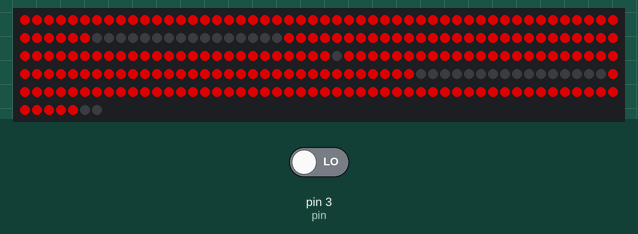
Simulated run of this sketch. Board: Arduino Uno, built with avr-gcc and run on an emulated ATmega328P. Parts: 257 RGB LEDs in strip order, left to right, continuing on the next row. The test bench sets the inputs (shaded band); at power-on: pin 3 (pin) LOW. Dim RGB values are drawn brighter than linear.

Above: at 20.6 s.

The sketch:

SpeedyTempo03.11.22.ino
```cpp
#include <FastLED.h>

#define LED_PIN     7
#define NUM_LEDS    257

CRGB leds[NUM_LEDS];

int DELAYVAL = 50;


int v,vmax, ontime, offtime;
int pin = 3;
int max;
int speedarray[10];


void setup() {
  FastLED.addLeds<WS2812B, LED_PIN, GRB>(leds, NUM_LEDS);
  Serial.begin(115200);
  pinMode(pin, INPUT);
}

void loop() {
{unsigned long T;                             // Periodendauer in us
 int f;                                       // Frequenz in MHz
 vmax=0;                                       //

 for(int i = 0; i <=9; i++) {

 ontime = pulseIn(pin, HIGH);
 offtime = pulseIn(pin, LOW);
 T = ontime + offtime;
 f= 1000000/T;           // f=1/T
 v=f/44.0;     // 24 GHz Radar
 speedarray[i] = v;

 }
 for(int i = 0; i <= 9; i++) {
   if(speedarray[i] > max)
   {
      max = speedarray[i];
    delay(100);
    Serial.print(max);
    Serial.println("KM/H");
   }
 }
 delay(500);


// LED ausführen
  switchCase();
  FastLED.show();
  delay(DELAYVAL);
 }
}

void switchCase() {
int LINKS = 0;
int RECHTS = 0;

max = LINKS;
max = RECHTS;

LINKS  = max/10;
RECHTS = max%10;

 switch (LINKS) {
  case 0:
     for(int i=0; i<=55; i++)
     {
     leds[i] = CRGB(150, 0, 0);
     }
     for(int i=72; i<=125; i++)
     {
     leds[i] = CRGB(150, 0, 0);
     }
      break;
  case 1:
     for(int i=88; i<=125; i++)
     {
     leds[i] = CRGB(150, 0, 0);
     }
      break;
  case 2:
     for(int i=10; i<=29; i++)
     {
     leds[i] = CRGB(150, 0, 0);
     }
     for(int i=40; i<=86; i++)
     {
     leds[i] = CRGB(150, 0, 0);
     }
     for(int i=97; i<=115; i++)
     {
     leds[i] = CRGB(150, 0, 0);
     }
      break;
  case 3:
     for(int i=40; i<=86; i++)
     {
     leds[i] = CRGB(150, 0, 0);
     }
     for(int i=87; i<=125; i++)
     {
     leds[i] = CRGB(150, 0, 0);
     }
      break;
  case 4:
     for(int i=0; i<=9; i++)
     {
     leds[i] = CRGB(150, 0, 0);
     }
      for(int i=30; i<=39; i++)
     {
     leds[i] = CRGB(150, 0, 0);
     }
     for(int i=56; i<=71; i++)
     {
     leds[i] = CRGB(150, 0, 0);
     }
     for(int i=88; i<=125; i++)
     {
     leds[i] = CRGB(150, 0, 0);
     }
      break;
  case 5:
       for(int i=0; i<=9; i++)
     {
     leds[i] = CRGB(150, 0, 0);
     }
      for(int i=30; i<=87; i++)
     {
     leds[i] = CRGB(150, 0, 0);
     }
     for(int i=88; i<=96; i++)
     {
     leds[i] = CRGB(150, 0, 0);
     }
     for(int i=116; i<=125; i++)
     {
     leds[i] = CRGB(150, 0, 0);
     }
      break;
   case 6:
     for(int i=0; i<=96; i++)
     {
     leds[i] = CRGB(150, 0, 0);
     }
     for(int i=116; i<=125; i++)
     {
     leds[i] = CRGB(150, 0, 0);
     }
      break;
   case 7:
     for(int i=40; i<=55; i++)
     {
     leds[i] = CRGB(150, 0, 0);
     }
     for(int i=88; i<=125; i++)
     {
     leds[i] = CRGB(150, 0, 0);
     }
      break;
    case 8:
       for(int i=0; i<=125; i++)
     {
     leds[i] = CRGB(150, 0, 0);
     }
      break;
   case 9:
     for(int i=0; i<=9; i++)
     {
     leds[i] = CRGB(150, 0, 0);
     }
      for(int i=30; i<=39; i++)
     {
     leds[i] = CRGB(150, 0, 0);
     }
     for(int i=40; i<=125; i++)
     {
     leds[i] = CRGB(150, 0, 0);
     }
      break;
  }


switch (RECHTS) {
  case 0:
     for(int i=127; i<=182; i++)
     {
     leds[i] = CRGB(150, 0, 0);
     }
     for(int i=199; i<=254; i++)
     {
     leds[i] = CRGB(150, 0, 0);
     }
      break;
  case 1:
     for(int i=215; i<=254; i++)
     {
     leds[i] = CRGB(150, 0, 0);
     }
      break;
  case 2:
     for(int i=137; i<=156; i++)
     {
     leds[i] = CRGB(150, 0, 0);
     }
     for(int i=167; i<=213; i++)
     {
     leds[i] = CRGB(150, 0, 0);
     }
     for(int i=225; i<=244; i++)
     {
     leds[i] = CRGB(150, 0, 0);
     }
      break;
  case 3:
     for(int i=167; i<=213; i++)
     {
     leds[i] = CRGB(150, 0, 0);
     }
     for(int i=214; i<=254; i++)
     {
     leds[i] = CRGB(150, 0, 0);
     }
      break;
  case 4:
     for(int i=127; i<=136; i++)
     {
     leds[i] = CRGB(150, 0, 0);
     }
      for(int i=157; i<=166; i++)
     {
     leds[i] = CRGB(150, 0, 0);
     }
     for(int i=183; i<=198; i++)
     {
     leds[i] = CRGB(150, 0, 0);
     }
     for(int i=215; i<=254; i++)
     {
     leds[i] = CRGB(150, 0, 0);
     }
      break;
  case 5:
       for(int i=127; i<=136; i++)
     {
     leds[i] = CRGB(150, 0, 0);
     }
      for(int i=157; i<=214; i++)
     {
     leds[i] = CRGB(150, 0, 0);
     }
     for(int i=215; i<=224; i++)
     {
     leds[i] = CRGB(150, 0, 0);
     }
     for(int i=245; i<=254; i++)
     {
     leds[i] = CRGB(150, 0, 0);
     }
      break;
   case 6:
     for(int i=127; i<=224; i++)
     {
     leds[i] = CRGB(150, 0, 0);
     }
     for(int i=245; i<=254; i++)
     {
     leds[i] = CRGB(150, 0, 0);
     }
      break;
   case 7:
     for(int i=167; i<=182; i++)
     {
     leds[i] = CRGB(150, 0, 0);
     }
     for(int i=215; i<=254; i++)
     {
     leds[i] = CRGB(150, 0, 0);
     }
      break;
    case 8:
       for(int i=127; i<=254; i++)
     {
     leds[i] = CRGB(150, 0, 0);
     }
      break;
   case 9:
     for(int i=127; i<=136; i++)
     {
     leds[i] = CRGB(150, 0, 0);
     }
      for(int i=157; i<=166; i++)
     {
     leds[i] = CRGB(150, 0, 0);
     }
     for(int i=167; i<=254; i++)
     {
     leds[i] = CRGB(150, 0, 0);
     }
      break;
  }
  max = 0;
}
```
